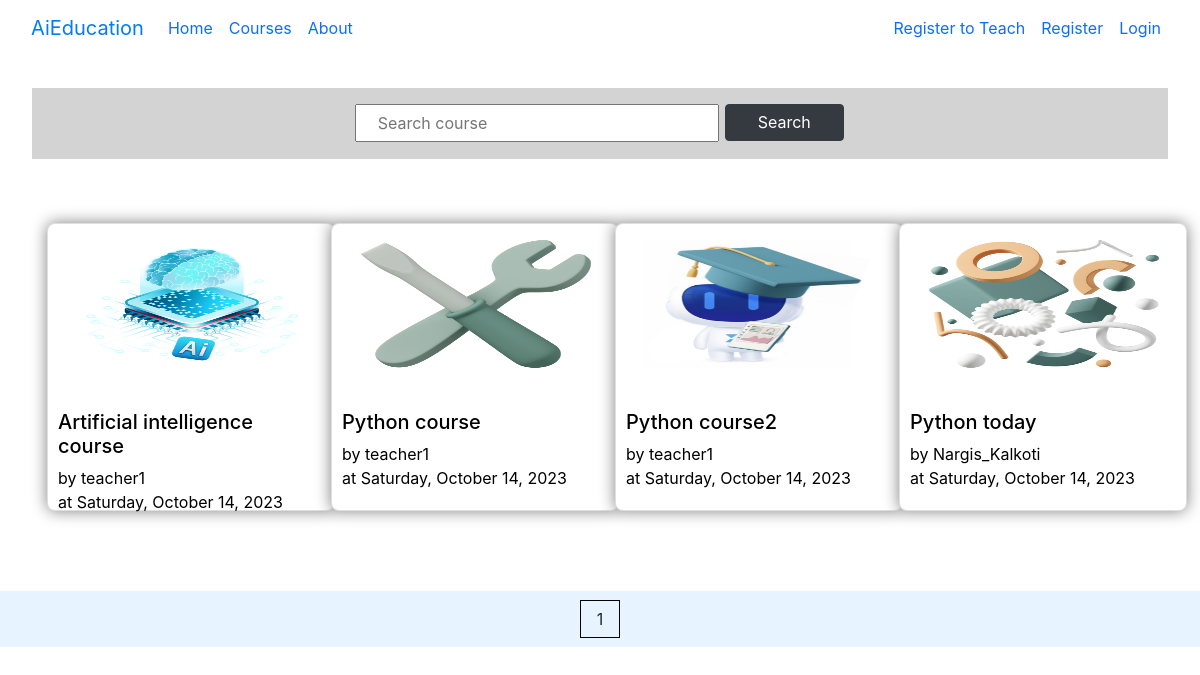
Before: /courses/ with the older database file.
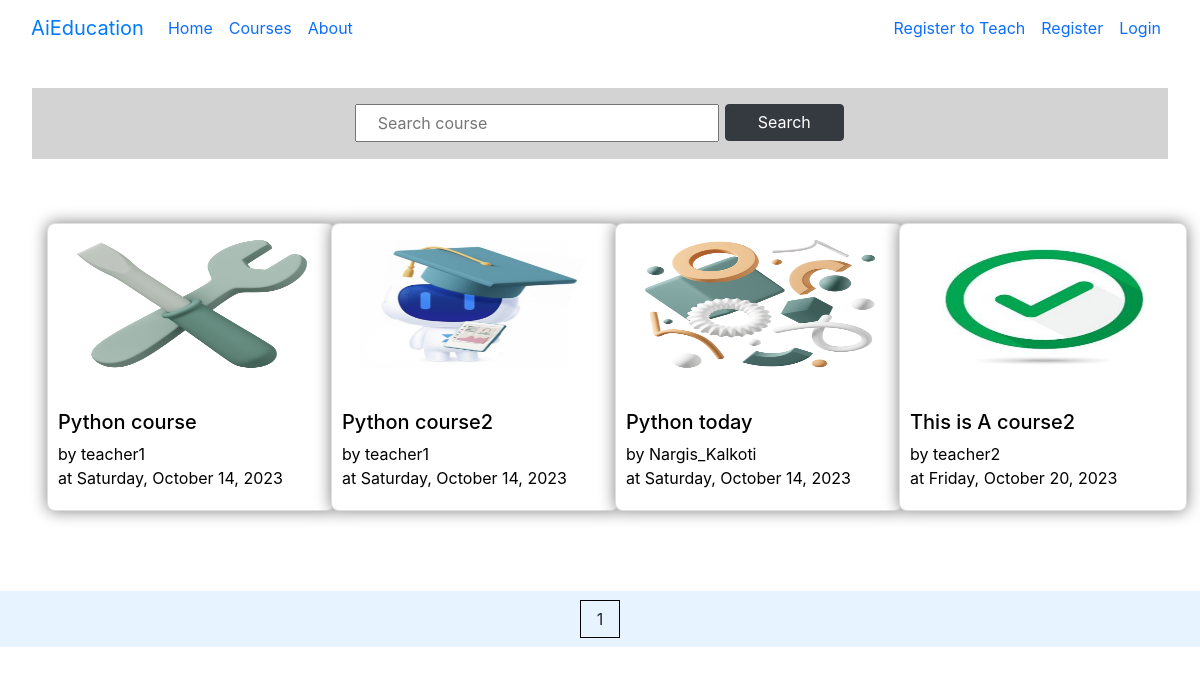
After: the same page with the newer database file.
### courses/models.py (models this page shows, shortened)
class Course(models.Model):
    course_name = models.CharField(max_length=100)
    made_by_teacher = models.ForeignKey(to=Teacher , on_delete=models.CASCADE, related_name='made_course')
    student = models.ManyToManyField(Student ,through='Course_members', related_name='has_course') # To get through the model name
    course_img = models.ImageField(upload_to='photos/courses',blank=True) # to change the upload path
    course_description = models.CharField(max_length=300)
    slug = models.SlugField()
    iscomplete = models.BooleanField(default=False)
    Age_choices = [
        ('Age < 10', 'Age <10'),
        ('10 < Age < 15', '10 < Age < 15'),
        ('15 < Age < 18','15 < Age < 18'),
        ('Above 18', 'Above 18'),
        ('For all ages', 'For all ages'),]
    age_group = models.CharField(max_length=20, choices=Age_choices, default='For all ages')
    tz1 = pytz.timezone('Asia/Kolkata')
    current_time = timezone.now().astimezone(tz1)
    duration = timedelta(hours=5, minutes=30)
    current_date = current_time + duration
    date_generated = models.DateTimeField(default=current_date)
    class Meta:
        ordering = ["course_name"]

### accounts/models.py (models this page shows, shortened)
class Teacher(models.Model):
    name = models.CharField(max_length=50, unique=True)
    user = models.OneToOneField(to=User, on_delete=models.CASCADE, related_name='teacher')
    is_verified = models.BooleanField(default=False)
    number = models.CharField(max_length=11)
    profile_photo = models.ImageField(upload_to='photos/teacher', null=True, blank=True)
    bio = models.CharField(max_length=100, blank=True, null=True)
    GENDER_CHOICES = [
        ('Male', 'Male'),
        ('Female', 'Female'),
        ('None', 'None')]
    EXPERIENCE_CHOICES=[
        ('less then 1 year','less then 1 year'),('1 - 2 years','1 - 2 years'),
        ('2-4 years','2-4 years'),('5 years and above','5 years and above'),
    ]
    TYPE_USER = [
        ('student', 'student'),
        ('teacher', 'teacher'),
        ('admin', 'admin')]
    is_type = models.CharField(max_length=20, choices=TYPE_USER, default='teacher')
    gender = models.CharField(max_length=10, choices=GENDER_CHOICES, default='None')
    experience = models.CharField(max_length=30, choices=EXPERIENCE_CHOICES, default='less then 1 year')

### courses/views.py (the view)
# urls.py: path('', views.ListCourse.as_view(), name='allcourseslist'),
class ListCourse(ListView):
    model = Course
    template_name = 'courses/course_list.html'
    paginate_by = 4
    def get_queryset(self):
        queryset = Course.objects.all()
        name= self.request.GET.get('name', None)
        print(name)
        try:
           teacher1 = self.request.user.teacher
        except (ObjectDoesNotExist, AttributeError):
           teacher1 = None
        if name:
            queryset = queryset.filter(course_name__contains=name)
        queryset = queryset.filter(iscomplete=True)
        return queryset

### courses/templates/courses/course_list.html (shortened to what this page needs)
{% extends 'base.html' %}
{% load static %}
{% block content %}
<div style="padding: 2em;">
<div style="padding: 1em 1em; background-color: lightgrey; text-align:center;">
  <form name="searchform" id="searchform" method="GET">
    <div class="column" style="justify-items:center;">
    <input type="textfield" name='name' placeholder=" Search course" style="padding: 0.3em 1em; padding-right: 6em; margin-bottom:0px;">
    <input type="submit" value="Search" class="btn btn-dark" style=" padding:0.36em 2em; margin:0px 1px; transform: translate(0px,-2px)">
    </div>
  </form>
</div>
</div>
<div style="padding:2em; margin:0px;" class="row">
{% for course in object_list %}
<div class="col-lg-3" style="margin-bottom: 2em;">
<div class="card course-card" style="">
<a href="{% url 'courses:singlecourse' slug=course.slug %}" alt="single-course"
 style="text-decoration:none; color: black; ">
    <img src="{{course.course_img.url}}" style="width: 18rem; height:10em;" class="card-img-top course-img" alt="coures image">
    <div class="card-body" style="margin-top: 0px; padding: 10px;">
      <p class="card-text" style="">
        <h5>{{course.course_name}}</h5>
        by {{course.made_by_teacher.name}}
    <br> at {{course.date_generated|date:"l, F j, Y"}}</p>
    </div>
</a>
  </div>
</div>
{% endfor %}
</div>
<div class="row" style="background-color: rgb(231, 243, 255); margin:0px; bottom:0px;
padding: 1em; justify-content: center;">
  <div class="col-lg-6" style="text-align: center;">
    <span style="border: 1px solid black; padding: 0.5em 1em;">  {{page_obj.number}} </span>
  </div>
</div>
{% endblock content %}

### templates/base.html (shortened to what this page needs)
{% load static %}
<!DOCTYPE html>
<html lang="en">
<head>
    <link rel="stylesheet" href="{% static 'css/styles.css' %}">
    <link rel="stylesheet" href="{% static 'css/bootstrap.min.css' %}">
    <link rel="stylesheet" href="https://cdn.jsdelivr.net/npm/bootstrap@4.3.1/dist/css/bootstrap.min.css">
    <link rel="stylesheet" href="{% static 'courses/css/courses.css' %}">
    <link rel="stylesheet" href="{% static 'accounts/css/accounts.css' %}">
</head>
<body>
<nav class="navbar navbar-expand-lg bg-body-tertiary" >
    <div class="container-fluid">
      <a class="navbar-brand" href="{% url 'index' %}">
        AiEducation
      </a>
      <div class="collapse navbar-collapse" id="navbarSupportedContent">
        <ul class="navbar-nav me-auto mb-2 mb-lg-0">
          <li class="nav-item">
            <a class="nav-link active" aria-current="page" href="{% url 'index' %}">Home</a>
          </li>
          <li class="nav-item">
            <a class="nav-link" href="{% url 'courses:allcourseslist' %}">Courses</a>
          </li>
          <li class="nav-item">
            <a class="nav-link" href="{% url 'about' %}">About</a>
          </li>
        </ul>
        <ul class="navbar-nav mb-2 mb-lg-0">
            {% if user.is_authenticated %}
            {% if user.is_superuser %}
            <li class="nav-item">
              <a class="nav-link" href="{% url 'admin:index' %}">My Admin Dashboard</a>
            </li>
            {% elif not user.teacher %}
            <li class="nav-item">
              <a class="nav-link" href="{% url 'courses:student_dashboard' %}">My Dashboard</a>
            </li>
            {% else %}
            <li class="nav-item">
              <a class="nav-link" href="{% url 'courses:teacher_dashboard' %}">Teachers Dashboard</a>
            </li>
            {% endif %}
            <li class="nav-item">
              <a class="nav-link" href="">My Groups</a>
            </li>
            <li class="nav-item">
              <a class="nav-link" href="{% url 'accounts:logout' %}">Logout</a>
            </li>
            <li class="nav-item">
              <a class="nav-link" href="">{{user.username}}</a>
            </li>
            {% else %}
            <li class="nav-item">
              <a class="nav-link" href="{% url 'accounts:teachersignup' %}">Register to Teach</a>
            </li>
            <li class="nav-item">
              <a class="nav-link" href="{% url 'accounts:studentsignup' %}">Register</a>
            </li>
            <li class="nav-item">
                <a class="nav-link" href="{% url 'accounts:login' %}">Login</a>
            </li>
            {% endif %}
        </ul>
      </div>
    </div>
  </nav>
    {% block content %}{% endblock content %}
</body>
</html>

### static/courses/css/courses.css (style rules this page uses)
.course-img { height:10em; scale: 0.8; }
.course-card { width:18rem; height: 18rem; border-radius:0.5em; margin-bottom: 1em; box-shadow: 0em 0em 1em grey; overflow:none; }

Changed rows visible on the page:
no longer on this page (row edited): Course: course_img (picture), course_name "Artificial intelligence course", made_by_teacher.name "teacher1", date_generated "Saturday, October 14, 2023"
added Course: course_img (picture), course_name "This is A course2", made_by_teacher.name "teacher2", date_generated "Friday, October 20, 2023"
